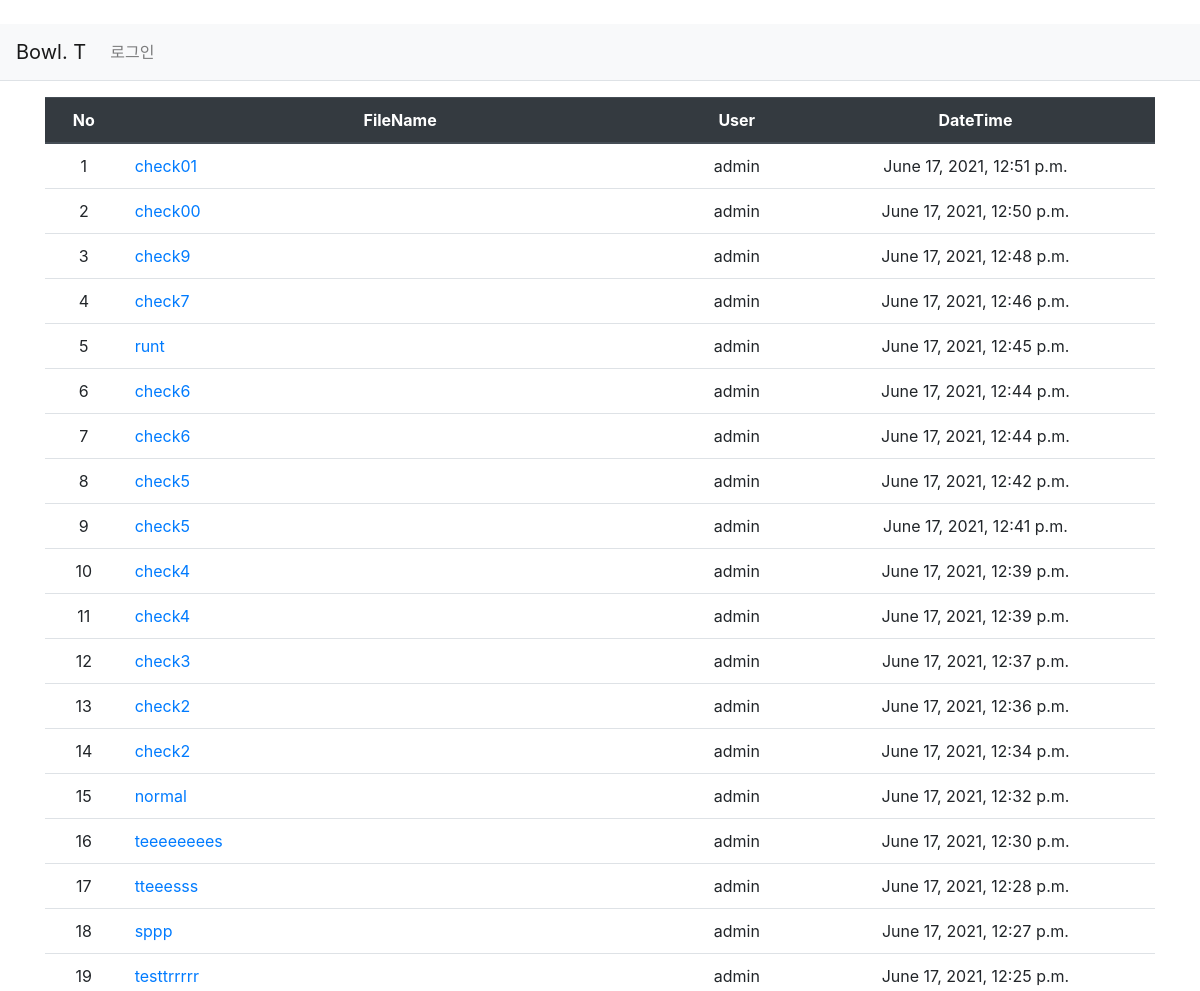
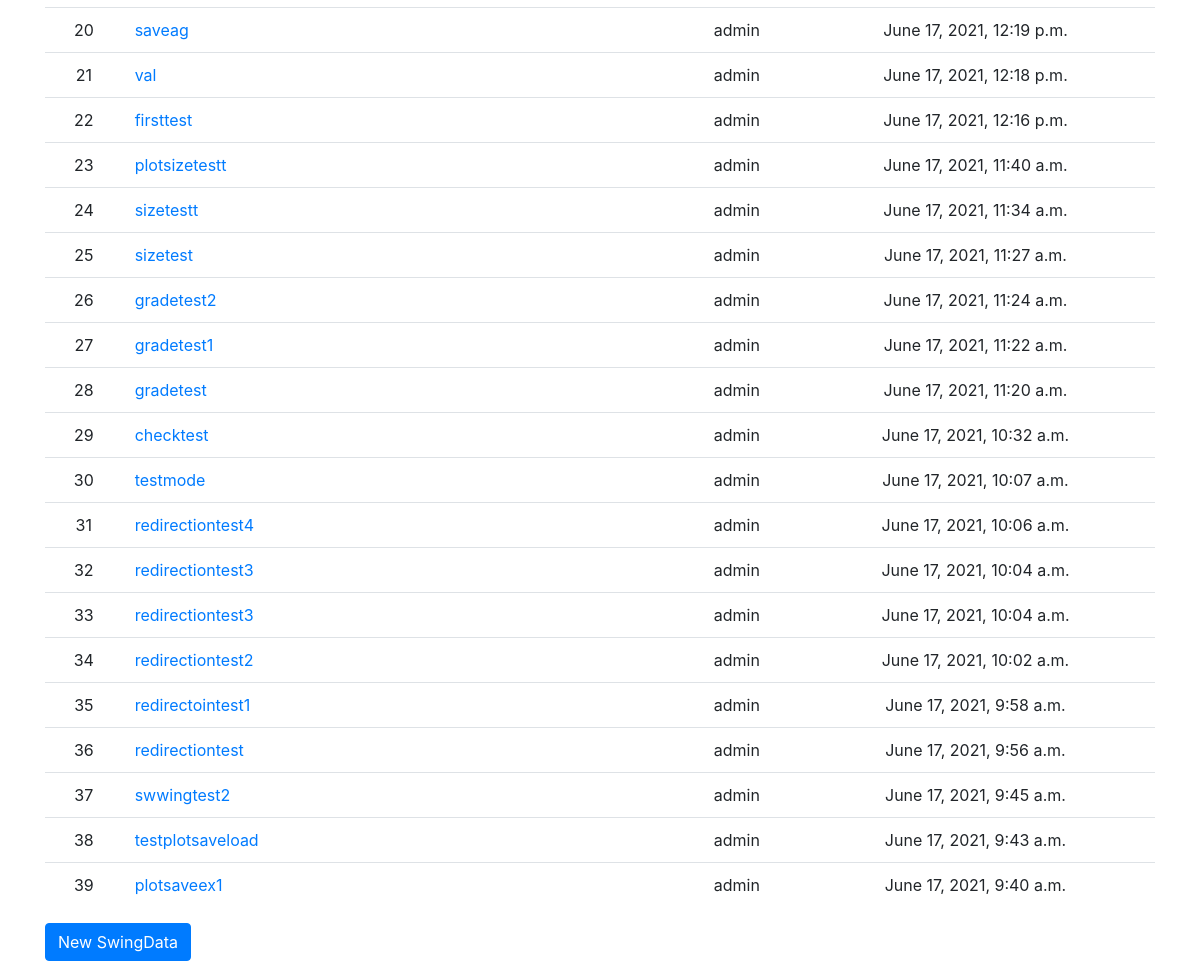
Before: / with the older database file (2 pictures, top to bottom).
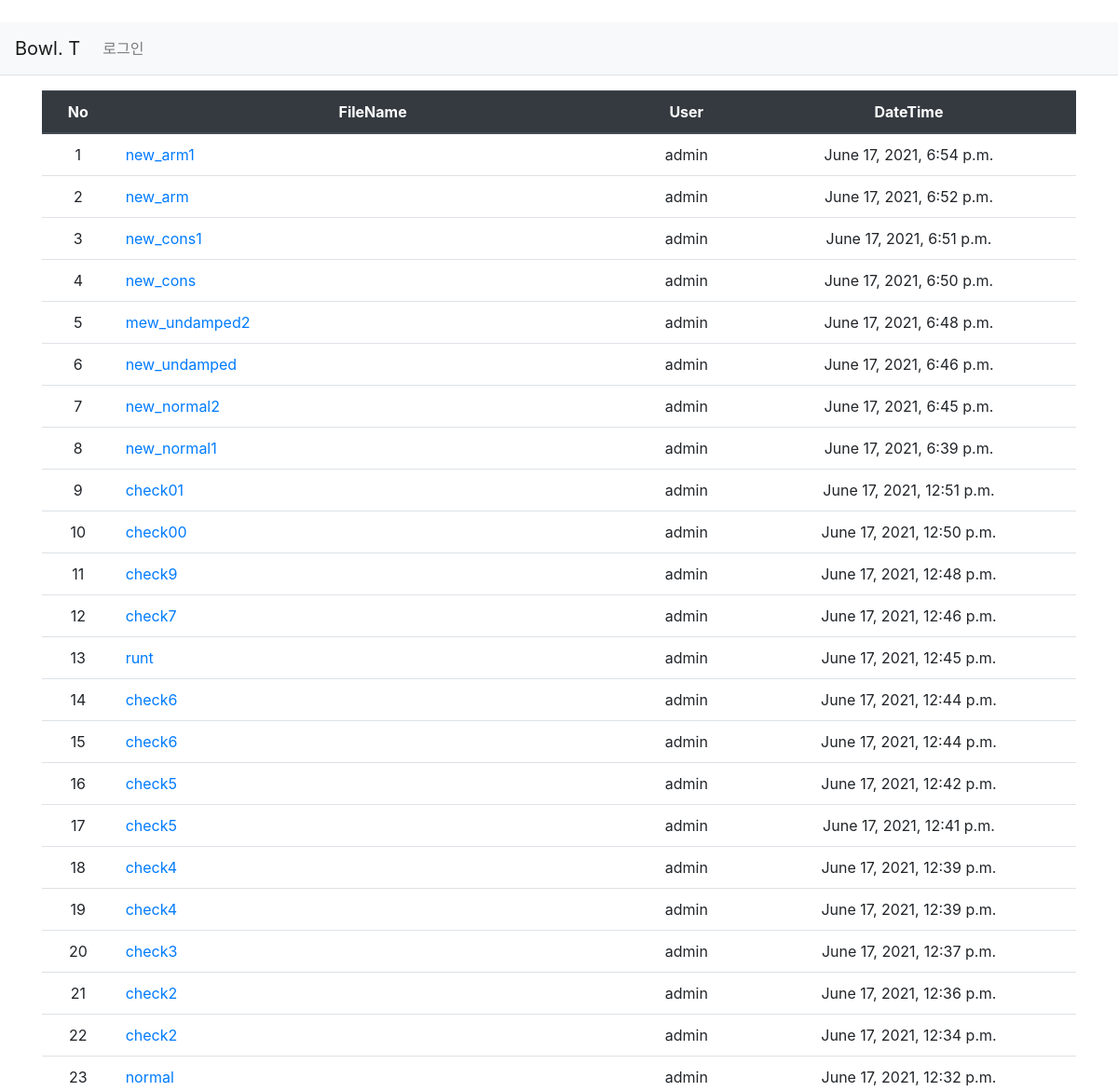
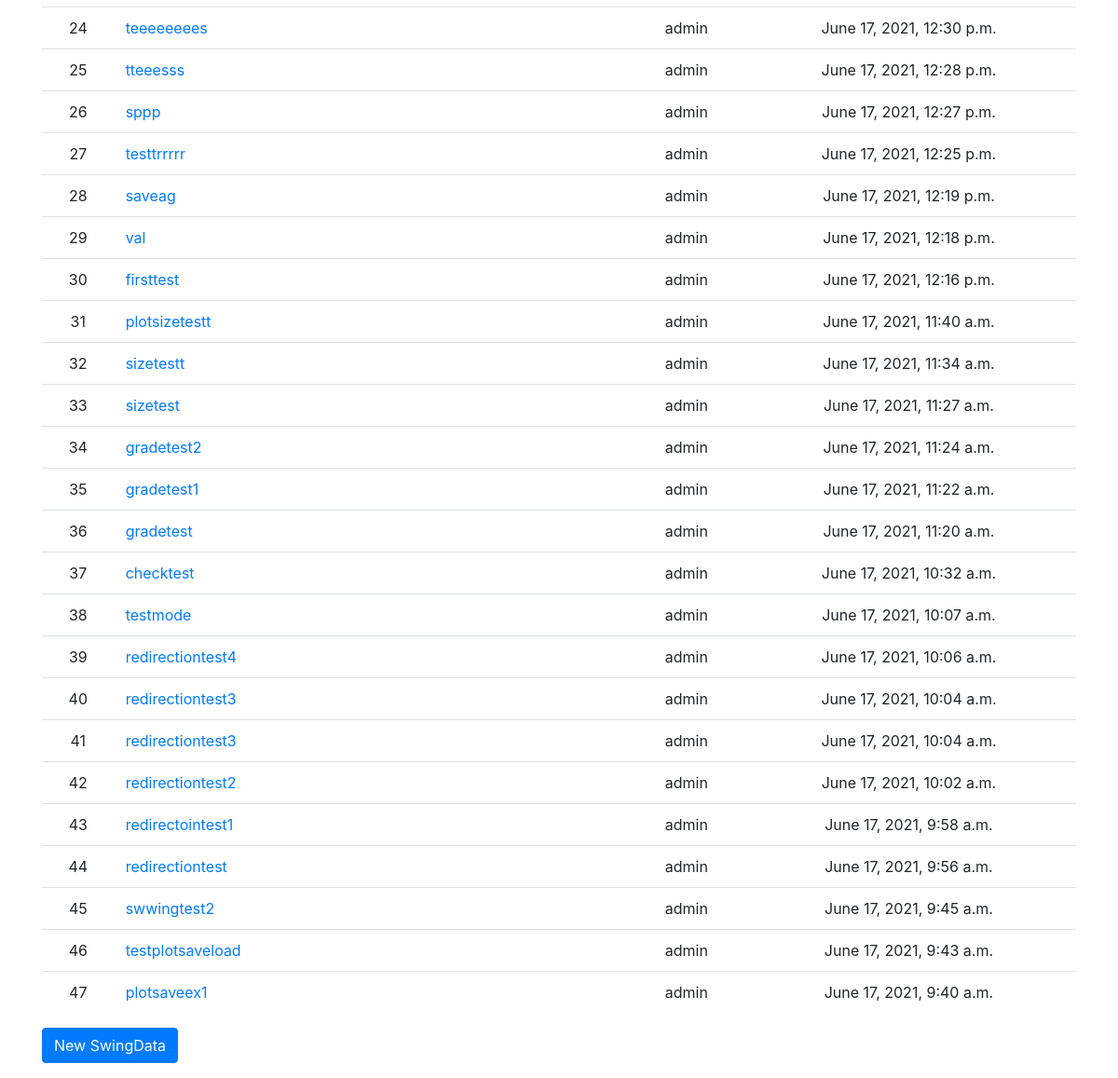
After: the same page with the newer database file (2 pictures, top to bottom).
### pybo/models.py (models this page shows, shortened)
class Question(models.Model):
    author = models.ForeignKey(User, on_delete=models.CASCADE)
    subject = models.CharField(max_length=200)    #charfield의 내용으로 파일이름이 지정
    content = models.TextField()
    create_date = models.DateTimeField()
    elbowCheck = models.IntegerField(default = 0)
    dampCheck = models.IntegerField(default = 0)
    vibCheck = models.IntegerField(default = 0)
    backAngCheck = models.DecimalField(max_digits = 10, decimal_places = 5, default = 0.)
    rlTimeCheck = models.IntegerField(default = 0)
    rlAngCheck = models.DecimalField(max_digits = 10, decimal_places = 5, default = 0.)
    grade = models.IntegerField(default = 0)

### pybo/views.py (the view)
# urls.py: path('', views.index, name='index'),
def index(request):
    question_list = Question.objects.order_by('-create_date')
    context = {'question_list': question_list}
    return render(request, 'pybo/question_list.html', context)

### templates/pybo/question_list.html (shortened to what this page needs)
{% extends 'base.html' %}
{% block content %}
<div class="container my-3">
    <table class="table">
        <thead>
        <tr class="text-center thead-dark">
            <th>No</th>
            <th style="width:50%">FileName</th>
    	<th>User</th>
            <th>DateTime</th>
        </tr>
        </thead>
        <tbody>
        {% if question_list %}
        {% for question in question_list %}
        <tr class = "text-center">
            <td>{{ forloop.counter }}</td>
            <td class="text-left">
                <a href="{% url 'pybo:detail' question.id %}">{{ question.subject }}</a>
            </td>
	<td>{{ question.author.username }}</td>
            <td>{{ question.create_date }}</td>
        </tr>
        {% endfor %}
        {% else %}
        <tr>
            <td colspan="3">No Data Available.</td>
        </tr>
        {% endif %}
        </tbody>
    </table>
        <a href="{% url 'pybo:question_create' %}" class="btn btn-primary">New SwingData</a>
</div>
{% endblock %}

### templates/base.html (shortened to what this page needs)
﻿{% load static %}
<!doctype html>
<html lang="ko">
<head>
    <link rel="stylesheet" type="text/css" href="{% static 'bootstrap.min.css' %}">
    <link rel="stylesheet" type="text/css" href="{% static 'pybo/stylesheet.css' %}">
</head>
<body>
    <nav class="navbar navbar-expand-lg navbar-light bg-light border-bottom">
        <a class="navbar-brand" href="{% url 'pybo:index' %}">Bowl. T</a>
        <div class="collapse navbar-collapse flex-grow-0" id="navbarNav">
            <ul class="navbar-nav">
                <li class="nav-item ">
                    {% if user.is_authenticated %}
                    <a class="nav-link" href="{% url 'common:logout' %}">{{ user.username }} (로그아웃)</a>
                    {% else %}
                    <a class="nav-link" href="{% url 'common:login' %}">로그인</a>
                    {% endif %}
                </li>
            </ul>
        </div>
    </nav>
{% block content %}
{% endblock %}
</body>
</html>

Changed rows visible on the page:
added Question: subject "new_arm1", author.username "admin", create_date "June 17, 2021, 6:54 p.m."
added Question: subject "new_arm", author.username "admin", create_date "June 17, 2021, 6:52 p.m."
added Question: subject "new_cons1", author.username "admin", create_date "June 17, 2021, 6:51 p.m."
added Question: subject "new_cons", author.username "admin", create_date "June 17, 2021, 6:50 p.m."
added Question: subject "mew_undamped2", author.username "admin", create_date "June 17, 2021, 6:48 p.m."
added Question: subject "new_undamped", author.username "admin", create_date "June 17, 2021, 6:46 p.m."
added Question: subject "new_normal2", author.username "admin", create_date "June 17, 2021, 6:45 p.m."
added Question: subject "new_normal1", author.username "admin", create_date "June 17, 2021, 6:39 p.m."
